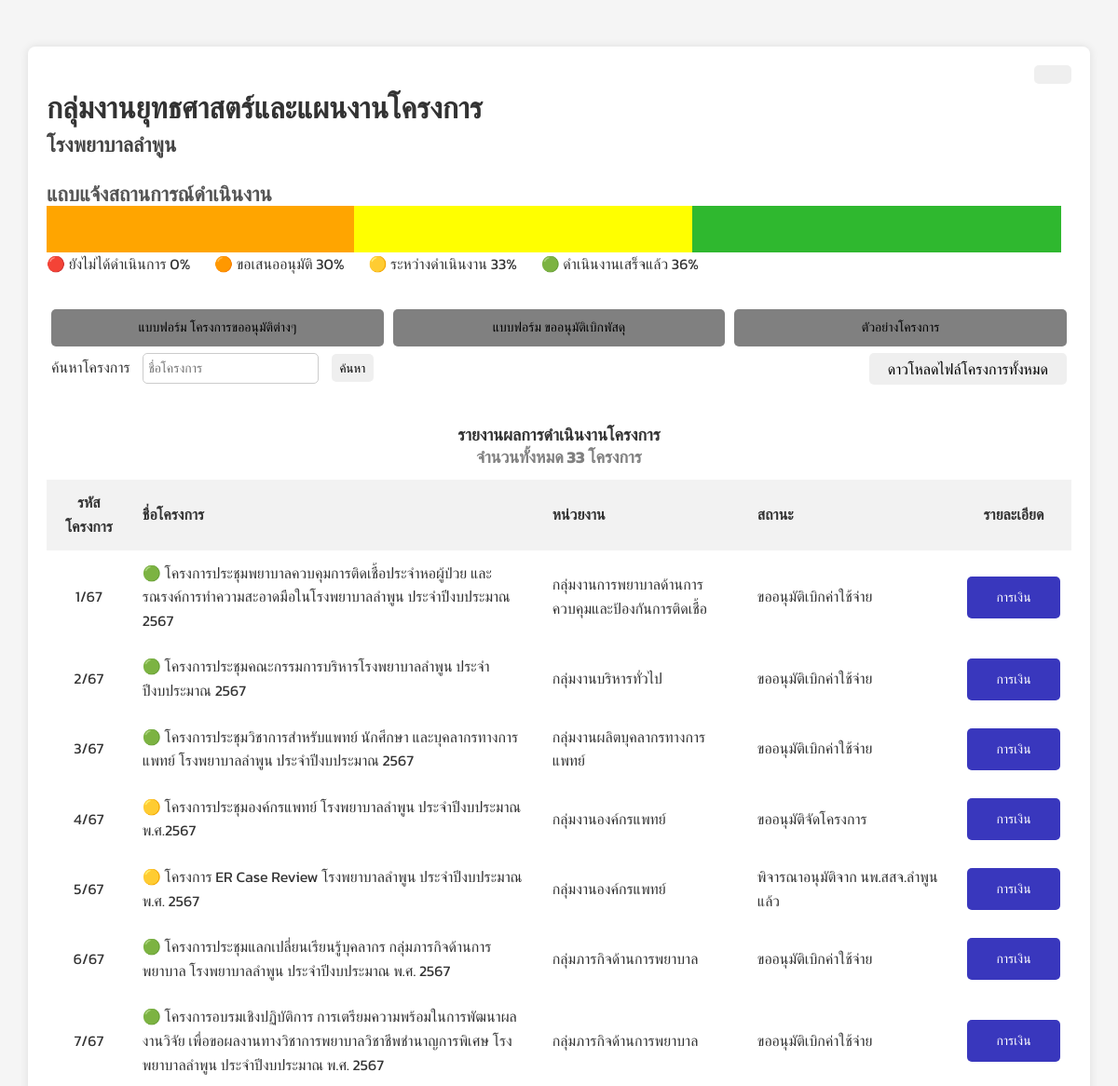
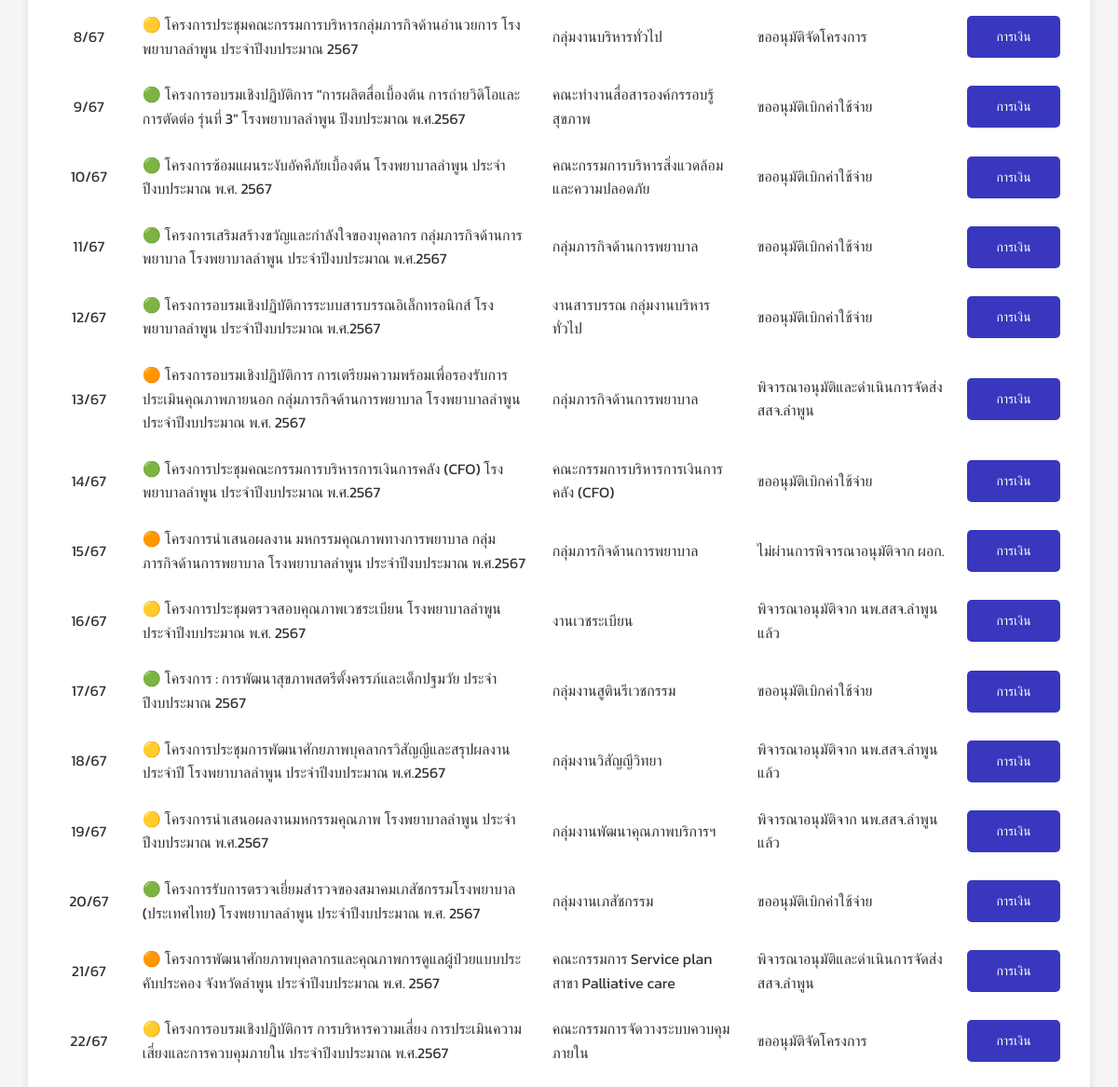
Before: / (upper part) with the older database file (2 pictures, top to bottom).
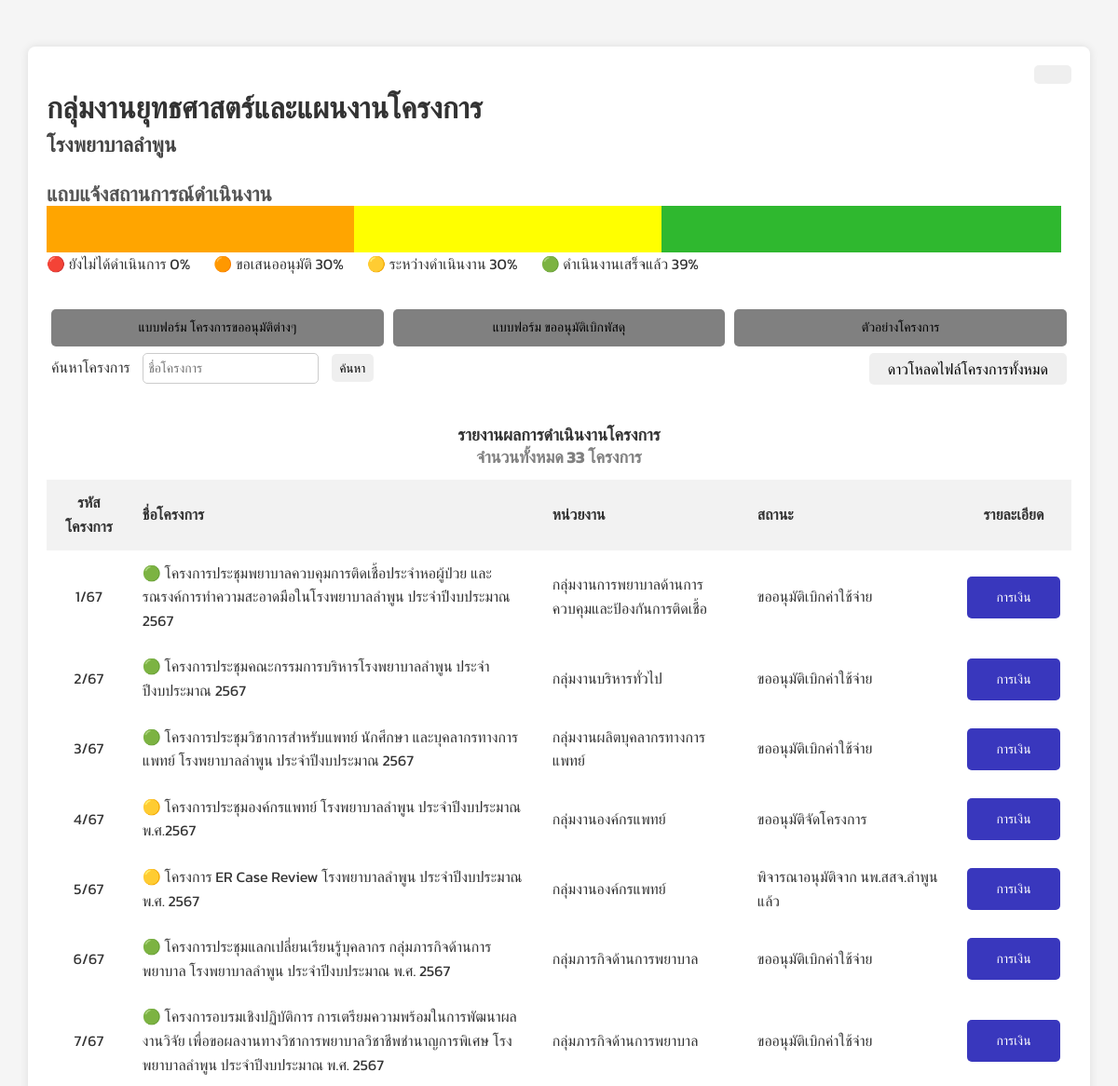
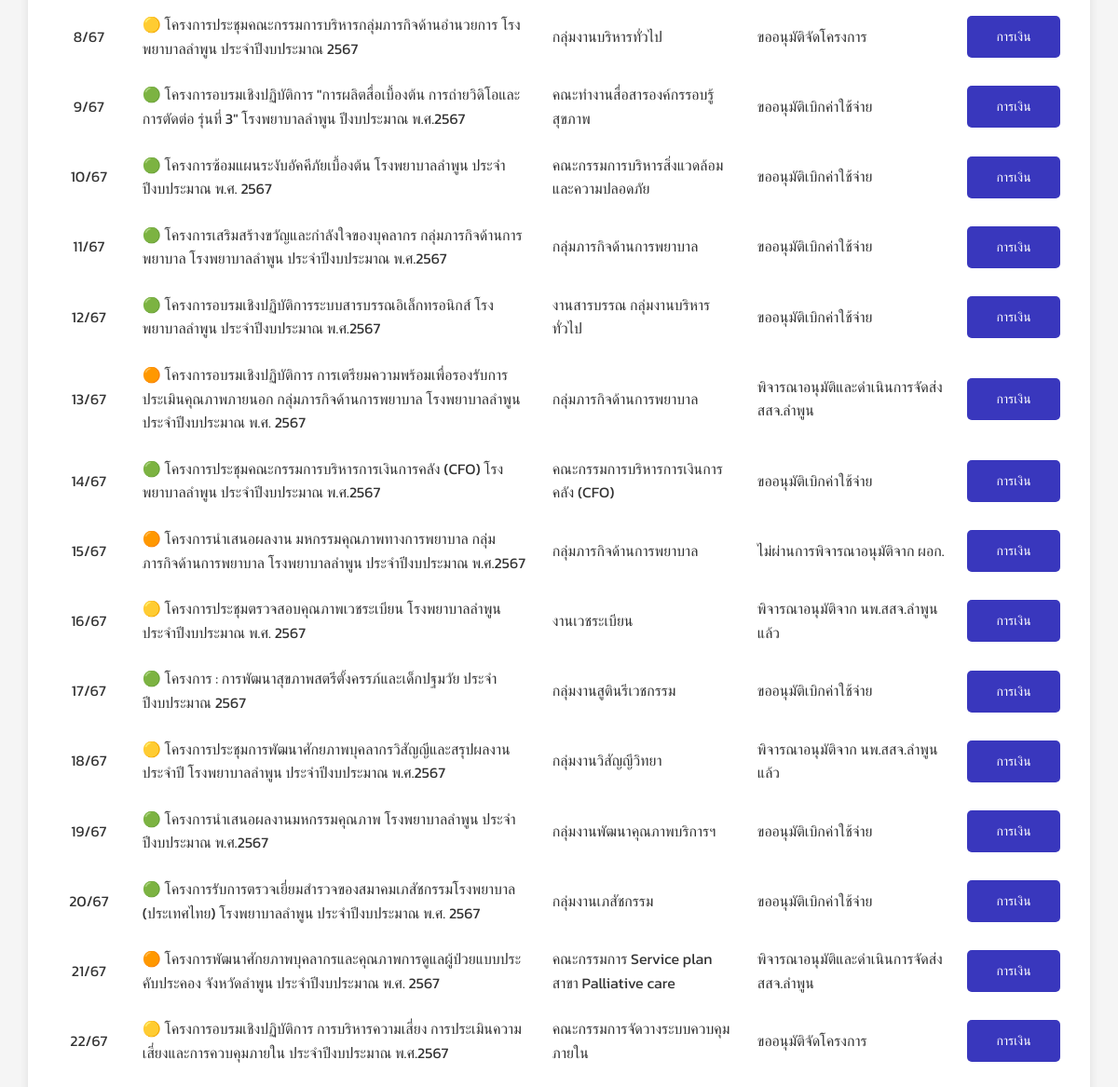
After: the same page with the newer database file (2 pictures, top to bottom).
### mysite/models.py (models this page shows, shortened)
class Member(models.Model):
    CHOICES = [
        ("ยังไม่ได้ดำเนินการ", "ยังไม่ได้ดำเนินการ"),
        ("ขอเสนอโครงการภายใน รพ.", "ขอเสนอโครงการภายใน รพ."),
        ("ไม่ผ่านการพิจารณาอนุมัติ", "ไม่ผ่านการพิจารณาอนุมัติ"),
        (
            "พิจารณาอนุมัติและดำเนินการจัดส่ง สสจ.ลำพูน",
            "พิจารณาอนุมัติและดำเนินการจัดส่ง สสจ.ลำพูน",
        ),
        ("โครงการมีการแก้ไขจาก สสจ.ลำพูน", "โครงการมีการแก้ไขจาก สสจ.ลำพูน"),
        ("พิจารณาอนุมัติจาก นพ.สสจ.ลำพูน แล้ว", "พิจารณาอนุมัติจาก นพ.สสจ.ลำพูน แล้ว"),
        ("ขออนุมัติจัดโครงการ", "ขออนุมัติจัดโครงการ"),
        ("เสนอพิจารณาอนุมัติจัดโครงการ", "เสนอพิจารณาอนุมัติจัดโครงการ"),
        ("อนุมัติจัดโครงการ", "อนุมัติจัดโครงการ"),
        ("ขออนุมัติเบิกค่าใช้จ่าย", "ขออนุมัติเบิกค่าใช้จ่าย"),
        (
            "ตรวจสอบความถูกต้องขออนุมัติเบิกค่าใช้จ่าย",
            "ตรวจสอบความถูกต้องขออนุมัติเบิกค่าใช้จ่าย",
        ),
        (
            "เสนอพิจารณาอนุมัติเบิกค่าใช้จ่ายโครงการ",
            "เสนอพิจารณาอนุมัติเบิกค่าใช้จ่ายโครงการ",
        ),
    ]
    choices = [
        ("ยังไม่ได้ดำเนินการ", "ยังไม่ได้ดำเนินการ"),
        ("ขอเสนออนุมัติ", "ขอเสนออนุมัติ"),
        ("ระหว่างดำเนินงาน", "ระหว่างดำเนินงาน"),
        ("ดำเนินงานเสร็จแล้ว", "ดำเนินงานเสร็จแล้ว"),
    ]
    code = models.CharField(max_length=255)
    projectName = models.CharField(max_length=255)
    agency = models.CharField(max_length=255)
    status = models.CharField(max_length=50, choices=CHOICES, null=True)
    detail = models.CharField(max_length=20, choices=choices, null=True)
    total = models.FloatField(null=True)
    withdraw = models.FloatField(null=True)
    note = models.CharField(max_length=255, null=True, blank=True)

### mysite/views.py (the view)
# urls.py: path("", home, name="home"),
def home(request):
    (
        code_list,
        name_list,
        agency_list,
        status_list,
        total_list,
        withdraw_list,
        detail_list,
    ) = fetch_data()
    updateDB(
        code_list,
        name_list,
        agency_list,
        status_list,
        total_list,
        withdraw_list,
        detail_list,
    )
    mymembers = Member.objects.all().values()
    mymembers = getColor(mymembers)
    percent = coutMember(mymembers)
    template = loader.get_template("home.html")
    context = {"mymembers": mymembers, "percents": percent}
    return HttpResponse(template.render(context, request))

### mysite/utility.py (called while the page is built, shortened)
def fetch_data():
    current_path = Path.cwd()
    current_path = current_path.joinpath("mysite\secret\credential.json")
    creds = gspread.service_account(current_path)
    sheet = creds.open_by_url(url).get_worksheet(0)
    status_list = sheet.col_values(1)[13:]
    detail_list = []
    code_list = sheet.col_values(5)[13:]
    name_list = sheet.col_values(6)[13:]
    agency_list = sheet.col_values(10)[13:]
    total_list = [parse_amount(total) for total in sheet.col_values(15)[13:]]
    withdraw_list = [parse_amount(money) for money in sheet.col_values(17)[13:]]
    return (
        code_list,
        name_list,
        agency_list,
        status_list,
        total_list,
        withdraw_list,
        detail_list,
    )

@transaction.atomic
def updateDB(
    code_list,
    name_list,
    agency_list,
    status_list,
    total_list,
    withdraw_list,
    detail_list,
):
    for i in range(len(name_list)):
        member, created = Member.objects.update_or_create(
            projectName=name_list[i],
            defaults={
                "code": code_list[i],
                "agency": agency_list[i],
                "status": status_list[i],
                "detail": detail_list[i],
                "total": total_list[i],
                "withdraw": withdraw_list[i],
            },
        )

def getColor(mymembers):
    for member in mymembers:
        if member["detail"] == "ยังไม่ได้ดำเนินการ":
            member["color"] = "🔴"
        elif member["detail"] == "ขอเสนออนุมัติ":
            member["color"] = "🟠"
        elif member["detail"] == "ระหว่างดำเนินงาน":
            member["color"] = "🟡"
        elif member["detail"] == "ดำเนินงานเสร็จแล้ว":
            member["color"] = "🟢"
    return mymembers

def coutMember(mymembers):
    percents = [0, 0, 0, 0]
    total = len(mymembers)
    if total == 0:
        return percents
    for member in mymembers:
        if member["detail"] == "ยังไม่ได้ดำเนินการ":
            percents[0] += 1
        elif member["detail"] == "ขอเสนออนุมัติ":
            percents[1] += 1
        elif member["detail"] == "ระหว่างดำเนินงาน":
            percents[2] += 1
        elif member["detail"] == "ดำเนินงานเสร็จแล้ว":
            percents[3] += 1
    percents = [int((x / total) * 100) for x in percents]
    return percents

### mysite/templates/home.html (shortened to what this page needs)
{% load static %}
<!DOCTYPE html>
<html lang="th">
<head>
    <link rel="stylesheet" href="{% static 'Box.css' %}" >
    <link rel="stylesheet" href="{% static 'lightHome.css' %}">
</head>
<body>
    <div class="container">
        <div class="head">
            <h1>กลุ่มงานยุทธศาสตร์และแผนงานโครงการ</h1>
            <h2>โรงพยาบาลลำพูน</h2>
        </div>
        <div class="beforeTable">
            <h2 class = "statusSentence">แถบแจ้งสถานการณ์ดำเนินงาน</h2>
            <div class="statusBox">
                <div class="permit" style="width: {{ percents.1 }}%"></div>
                <div class="process" style="width: {{ percents.2 }}%"></div>
                <div class="finish" style="width: {{ percents.3 }}%"></div>
            </div>
            <div class="labelStatus">
                <div>🔴 ยังไม่ได้ดำเนินการ {{ percents.0 }}% </div>
                <div>🟠 ขอเสนออนุมัติ {{ percents.1 }}% </div>
                <div>🟡 ระหว่างดำเนินงาน {{ percents.2 }}% </div>
                <div>🟢 ดำเนินงานเสร็จแล้ว {{ percents.3 }}% </div>
            </div>
        </div>
        <div class="infomationBar">
            <div class="dowloadForm">
                <button onclick="dowloadForm('form1')">แบบฟอร์ม โครงการขออนุมัติต่างๆ</button>
                <button onclick="dowloadForm('form2')">แบบฟอร์ม ขออนุมัติเบิกพัสดุ</button>
                <button onclick="dowloadForm('form3')">ตัวอย่างโครงการ</button>
            </div>
            <div class="loadAndSearch">
                <form action="{% url 'search_view' %}" method="get">
                    <label class="findProject">ค้นหาโครงการ</label>
                    <input name="search" type="text" placeholder="ชื่อโครงการ" class="searchInput" value="{{ query }}">
                    <button type="submit" class="findButton">ค้นหา</button>
                </form>
                <button class="downloadFile" onclick="loadExel()">ดาวโหลดไฟล์โครงการทั้งหมด</button>
            </div>
        </div>
        <div class="buttonRightTop">
            <button class="adminButton" onclick="redirectToAdmin()">
            </button>
        </div>
        <table class="project-table">
            <caption>รายงานผลการดำเนินงานโครงการ</caption>
            <caption class="showTotal"
                    style="color: gray;">
                    {% if query %}
                        ผลลัพธ์การค้นหา จำนวนทั้งหมด
                        <span id="projectCount">{{ result|length }}</span> โครงการ
                    {% else %}
                        จำนวนทั้งหมด
                        <span id="projectCount">{{ mymembers|length }}</span> โครงการ
                    {% endif %}
            </caption>
            <thead>
                <tr>
                    <th style="text-align: center;">รหัสโครงการ</th>
                    <th>ชื่อโครงการ</th>
                    <th>หน่วยงาน</th>
                    <th>สถานะ</th>
                    <th style="text-align: center;">รายละเอียด</th>
                </tr>
            </thead>
            <tbody>
                {% if query %}
                    {% for member in result %}
                    <tr>
                        <td style="text-align: center;">{{ member.code }}</td>
                        <td>{{ member.color }} {{ member.projectName }}</td>
                        <td>{{ member.agency }}</td>
                        <td>{{ member.status }}</td>
                        <td><button  style="background-color: #3937bd; color: white;" class="finance" onclick="openFinanceModal(parseInt('{{ member.id }}'))">การเงิน</button></td>
                    </tr>
                    {% endfor %}
                {% elif mymembers%}
                    {% for member in mymembers %}
                    <tr>
                        <td style="text-align: center;">{{ member.code }}</td>
                        <td>{{ member.color }} {{ member.projectName }}</td>
                        <td>{{ member.agency }}</td>
                        <td>{{ member.status }}</td>
                        <td><button  style="background-color: #3937bd; color: white;" class="finance" onclick="openFinanceModal(parseInt('{{ member.id }}'))">การเงิน</button></td>
                    </tr>
                    {% endfor %}
                {% else %}
                    <tr>
                        <td colspan="5" style="text-align: center;">ไม่พบโครงการที่ค้นหา</td>
                    </tr>
                {% endif %}
            </tbody>
        </table>
    </div>
</body>
</html>

### mysite/static/Box.css (style rules this page uses)
.buttonRightTop { position: absolute; top: 20px; right: 20px; display: flex; flex-direction: row; justify-content: flex-end; }
.butTheme, .adminButton { font-family: 'Kanit',sans-serif; display: inline-block; padding: 10px 20px; margin-left: 10px; font-size: 16px; font-weight: bold; text-align: center; text-decoration: none; cursor: pointer; border: none; border-radius: 5px; transition: background-color 0.3s, color 0.3s; }
.statusBox { font-family: 'Kanit', sans-serif; display: flex; }
.statusBox div { height: 50px; }
.permit { background-color: orange; }
.process { background-color: yellow; }
.finish { background-color: rgb(47, 184, 47); }
.dowloadForm { display: flex; justify-content: space-between; margin-bottom: 10px; }
.dowloadForm button { font-family: 'Kanit',sans-serif; align-items: center; justify-content: center; background-color: gray; margin: 5px; height: 40px; display: flex; flex: 1; border-radius: 5px; border: none; cursor: pointer; font-size: 14px; }
.loadAndSearch { display: flex; align-items: center; margin-top: 20px; margin-left: 5px; margin-right: 5px; }
.downloadFile { font-family: 'Kanit', sans-serif; padding: 5px 20px; font-size: 16px; text-align: center; text-decoration: none; cursor: pointer; border: none; border-radius: 5px; transition: background-color 0.3s, color 0.3s; margin-left: auto; }
.findProject { font-family: 'Kanit', sans-serif; margin-right: 10px; }
.searchInput { font-family: 'Kanit', sans-serif; max-width: 250px; padding: 5px; font-size: 14px; border: 1px solid #ccc; border-radius: 5px; margin-right: 10px; }
.findButton { font-family: 'Kanit',sans-serif; border-radius: 5px; padding: 5px; border: none; width: 45px; cursor: pointer; left: 15px; }
.head h1 { margin-bottom: -5px; }
.head h2 { margin-top: -5px; }
.beforeTable h2 { margin-bottom: -5px; }
.beforeTable .statusBox { margin-top: -5px; }
.beforeTable .labelStatus { margin-top: 0px; margin-bottom: 30px; display: flex; justify-content: space-between; margin-right: 400px; }
.infomationBar .loadAndSearch { margin-top: -8px; margin-bottom: 40px; }
.showTotal { margin-top: -15px; }

### mysite/static/lightHome.css (style rules this page uses)
body { font-family: 'Kanit',sans-serif; line-height: 1.6; transition: background-color 0.3s, color 0.3s; background-color: #f5f5f5; color: #333; }
.container { max-width: 1100px; margin: 50px auto; padding: 20px; border-radius: 8px; box-shadow: 0 0 10px rgba(0, 0, 0, 0.1); transition: background-color 0.3s, box-shadow 0.3s; background-color: #fff; position: relative; }
h1 { font-size: 32px; color: #333; }
h2 { font-size: 22px; color: #444; }
.statusSentence { color: #555; }
.project-table { width: 100%; border-collapse: collapse; margin-top: 20px; }
.project-table caption { font-size: 18px; font-weight: bold; margin-bottom: 10px; color: #333; }
.project-table th, .project-table td { padding: 12px; text-align: left; }
.project-table th { background-color: #f2f2f2; color: #333; }
.project-table td:nth-child(3) { width: 20%; }
.project-table th:nth-child(2), .project-table td:nth-child(2) { width: 40%; }
.finance { font-family: 'Kanit',sans-serif; font-size: 14px; text-align: center; display: block; margin: auto; padding: 12px 16px; border-radius: 5px; border: none; cursor: pointer; transition: background-color 0.3s, color 0.3s; width: 100px; }
.findProject { font-size: 16px; color: #333; }

Changed rows visible on the page:
changed Member "โครงการนำเสนอผลงานมหกรรมคุณภาพ โรงพยาบาลลำพูน ประจำปีงบประมาณ พ.ศ.2567": color "🟡" → "🟢"; status "พิจารณาอนุมัติจาก นพ.สสจ.ลำพูน แล้ว" → "ขออนุมัติเบิกค่าใช้จ่าย"
Other visible differences:
{{ percents.2 }}: 33 → 30 (drawn)
{{ percents.3 }}: 36 → 39 (drawn)
{{ percents.2 }}: "33" → "30"
{{ percents.3 }}: "36" → "39"
